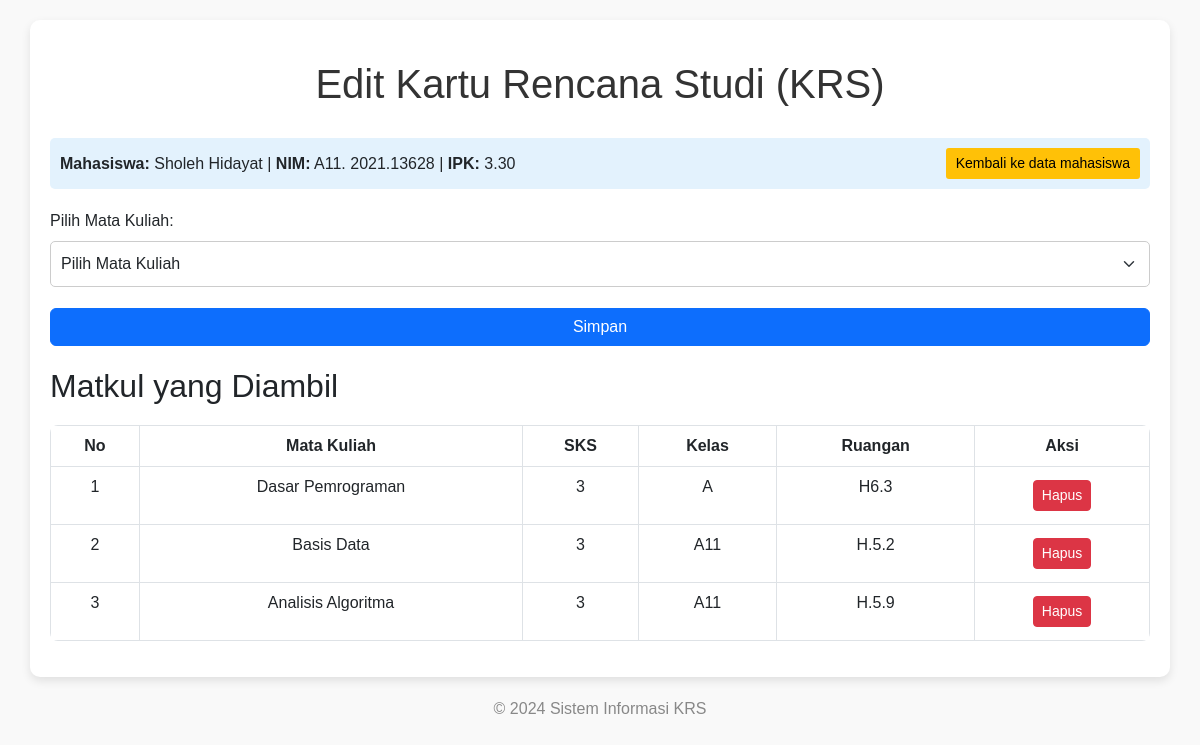
Page /edit.php?nim=A11. 2021.13628 on the committed database.
### tables this page shows
CREATE TABLE `inputmhs` (
  `id` int(11) NOT NULL,
  `nim` varchar(20) NOT NULL,
  `nama` varchar(100) NOT NULL,
  `ipk` float NOT NULL
);

CREATE TABLE `jwl_mhs` (
  `id` int(11) NOT NULL,
  `mhs_id` int(11) NOT NULL,
  `matakuliah_id` int(11) NOT NULL
);

CREATE TABLE `jwl_matakuliah` (
  `id` int(11) NOT NULL,
  `matakuliah` varchar(250) NOT NULL,
  `sks` int(11) NOT NULL,
  `kelp` varchar(10) DEFAULT NULL,
  `ruangan` varchar(5) DEFAULT NULL
);

### edit.php (the view, shortened to what this page needs)
<?php
include 'koneksi.php';
$nim = $_GET['nim'];
$query = $conn->prepare("SELECT * FROM inputmhs WHERE nim = ?");
$query->bind_param("s", $nim);
$query->execute();
$mahasiswa = $query->get_result()->fetch_assoc();
$query_taken = $conn->prepare("SELECT jm.id, mk.matakuliah, mk.sks, mk.kelp, mk.ruangan
                               FROM jwl_mhs jm
                               JOIN jwl_matakuliah mk ON jm.matakuliah_id = mk.id
                               WHERE jm.mhs_id = ?");
$query_taken->bind_param("i", $mahasiswa['id']);
$query_taken->execute();
$matkul_taken = $query_taken->get_result();
?>
<!DOCTYPE html>
<html lang="en">
<head>
    <link rel="stylesheet" href="https://cdn.jsdelivr.net/npm/bootstrap@5.3.0-alpha1/dist/css/bootstrap.min.css">
</head>
<body>
    <div class="container">
        <h1>Edit Kartu Rencana Studi (KRS)</h1>
        <div class="header-box">
            <div class="d-flex justify-content-between align-items-center">
                <div>
                    <span class="fw-bold">Mahasiswa:</span> <?= htmlspecialchars($mahasiswa['nama']) ?> |
                    <span class="fw-bold">NIM:</span> <?= htmlspecialchars($mahasiswa['nim']) ?> |
                    <span class="fw-bold">IPK:</span> <?= number_format($mahasiswa['ipk'], 2) ?>
                </div>
                <a href="index.php" class="back-button no-print">Kembali ke data mahasiswa</a>
            </div>
        </div>
        <form method="POST" class="mb-3">
            <div class="mb-3">
                <label for="matakuliah" class="form-label">Pilih Mata Kuliah:</label>
                <select name="matakuliah_id" id="matakuliah" class="form-select" required>
                    <option value="" disabled selected>Pilih Mata Kuliah</option>
                </select>
            </div>
            <button type="submit" name="add_matkul" class="btn btn-primary w-100">Simpan</button>
        </form>
        <h2>Matkul yang Diambil</h2>
        <table class="table table-hover table-bordered">
            <thead>
                <tr>
                    <th>No</th>
                    <th>Mata Kuliah</th>
                    <th>SKS</th>
                    <th>Kelas</th>
                    <th>Ruangan</th>
                    <th>Aksi</th>
                </tr>
            </thead>
            <tbody>
                <?php if ($matkul_taken->num_rows > 0): ?>
                    <?php $no = 1; ?>
                    <?php while ($row = $matkul_taken->fetch_assoc()): ?>
                        <tr>
                            <td><?= $no++ ?></td>
                            <td><?= htmlspecialchars($row['matakuliah']) ?></td>
                            <td><?= htmlspecialchars($row['sks']) ?></td>
                            <td><?= htmlspecialchars($row['kelp']) ?></td>
                            <td><?= htmlspecialchars($row['ruangan']) ?></td>
                            <td>
                                <a href="edit.php?nim=<?= $nim ?>&delete=<?= $row['id'] ?>" class="btn btn-danger btn-sm"
                                    onclick="return confirm('Apakah Anda yakin ingin menghapus mata kuliah ini?')">Hapus</a>
                            </td>
                        </tr>
                    <?php endwhile; ?>
                <?php else: ?>
                    <tr>
                        <td colspan="6" class="text-center">Tidak ada mata kuliah yang diambil.</td>
                    </tr>
                <?php endif; ?>
            </tbody>
        </table>
    </div>
    <footer>&copy; 2024 Sistem Informasi KRS</footer>
</body>
</html>

### edit.php (style rules this page uses)
body { background-color: #f9f9f9; font-family: Arial, sans-serif; }
h1 { margin-top: 20px; margin-bottom: 30px; text-align: center; color: #333; }
.btn { margin: 5px 0; }
.form-select { padding: 10px; border-radius: 5px; border: 1px solid #ccc; }
table { margin-top: 20px; background-color: #fff; border-radius: 8px; overflow: hidden; }
th { background-color: #007bff; color: white; text-align: center; }
tr:nth-child(even) { background-color: #f2f2f2; }
td { text-align: center; }
.container { margin-top: 20px; background: white; border-radius: 10px; box-shadow: 0 4px 10px rgba(0, 0, 0, 0.1); padding: 20px; }
.header-box { background-color: #e3f2fd; padding: 10px; border-radius: 5px; margin-bottom: 20px; }
.back-button { background-color: #ffc107; border: none; padding: 5px 10px; border-radius: 3px; text-decoration: none; color: black; font-size: 14px; }
footer { text-align: center; margin-top: 20px; color: #888; }

### rows in the picture
inputmhs: nama "Sholeh Hidayat", nim "A11. 2021.13628", ipk "3.30"
jwl_mhs: matakuliah.matakuliah "Dasar Pemrograman", matakuliah.sks "3", matakuliah.kelp "A", matakuliah.ruangan "H6.3"
jwl_mhs: matakuliah.matakuliah "Basis Data", matakuliah.sks "3", matakuliah.kelp "A11", matakuliah.ruangan "H.5.2"
jwl_mhs: matakuliah.matakuliah "Analisis Algoritma", matakuliah.sks "3", matakuliah.kelp "A11", matakuliah.ruangan "H.5.9"
